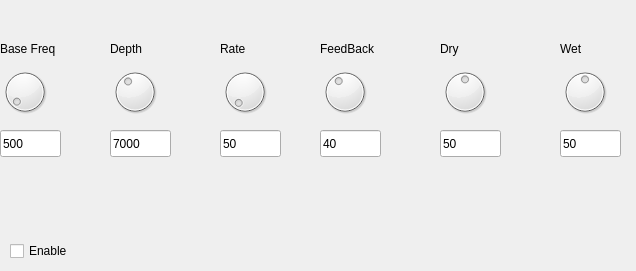
      <widget class="QWidget" name="tab_5">
       <attribute name="title">
        <string>Phaser</string>
       </attribute>
       <widget class="QCheckBox" name="checkBox_5">
        <property name="geometry">
         <rect>
          <x>10</x>
          <y>240</y>
          <width>71</width>
          <height>22</height>
         </rect>
        </property>
        <property name="text">
         <string>Enable</string>
        </property>
       </widget>
       <widget class="QDial" name="PhBaseDial">
        <property name="geometry">
         <rect>
          <x>0</x>
          <y>60</y>
          <width>50</width>
          <height>64</height>
         </rect>
        </property>
        <property name="minimum">
         <number>1</number>
        </property>
        <property name="maximum">
         <number>15000</number>
        </property>
        <property name="value">
         <number>500</number>
        </property>
       </widget>
       <widget class="QDial" name="PhDepthDial">
        <property name="geometry">
         <rect>
          <x>110</x>
          <y>60</y>
          <width>50</width>
          <height>64</height>
         </rect>
        </property>
        <property name="minimum">
         <number>1</number>
        </property>
        <property name="maximum">
         <number>18000</number>
        </property>
        <property name="value">
         <number>7000</number>
        </property>
       </widget>
       <widget class="QDial" name="PhFeedBackDial">
        <property name="geometry">
         <rect>
          <x>320</x>
          <y>60</y>
          <width>50</width>
          <height>64</height>
         </rect>
        </property>
        <property name="maximum">
         <number>100</number>
        </property>
        <property name="value">
         <number>40</number>
        </property>
       </widget>
       <widget class="QDial" name="PhDryDial">
        <property name="geometry">
         <rect>
          <x>440</x>
          <y>60</y>
          <width>50</width>
          <height>64</height>
         </rect>
        </property>
        <property name="maximum">
         <number>100</number>
        </property>
        <property name="value">
         <number>50</number>
        </property>
       </widget>
       <widget class="QDial" name="PhWetDial">
        <property name="geometry">
         <rect>
          <x>560</x>
          <y>60</y>
          <width>50</width>
          <height>64</height>
         </rect>
        </property>
        <property name="maximum">
         <number>100</number>
        </property>
        <property name="value">
         <number>50</number>
        </property>
       </widget>
       <widget class="QLabel" name="label_40">
        <property name="geometry">
         <rect>
          <x>0</x>
          <y>40</y>
          <width>71</width>
          <height>17</height>
         </rect>
        </property>
        <property name="text">
         <string>Base Freq</string>
        </property>
       </widget>
       <widget class="QLabel" name="label_41">
        <property name="geometry">
         <rect>
          <x>110</x>
          <y>40</y>
          <width>67</width>
          <height>17</height>
         </rect>
        </property>
        <property name="text">
         <string>Depth</string>
        </property>
       </widget>
       <widget class="QLabel" name="label_42">
        <property name="geometry">
         <rect>
          <x>440</x>
          <y>40</y>
          <width>67</width>
          <height>17</height>
         </rect>
        </property>
        <property name="text">
         <string>Dry</string>
        </property>
       </widget>
       <widget class="QLabel" name="label_43">
        <property name="geometry">
         <rect>
          <x>560</x>
          <y>40</y>
          <width>67</width>
          <height>17</height>
         </rect>
        </property>
        <property name="text">
         <string>Wet</string>
        </property>
       </widget>
       <widget class="QLabel" name="label_44">
        <property name="geometry">
         <rect>
          <x>320</x>
          <y>40</y>
          <width>67</width>
          <height>17</height>
         </rect>
        </property>
        <property name="text">
         <string>FeedBack</string>
        </property>
       </widget>
       <widget class="QLineEdit" name="PhBaseLE">
        <property name="geometry">
         <rect>
          <x>0</x>
          <y>130</y>
          <width>61</width>
          <height>27</height>
         </rect>
        </property>
        <property name="text">
         <string>500</string>
        </property>
       </widget>
       <widget class="QLineEdit" name="PhDepthLE">
        <property name="geometry">
         <rect>
          <x>110</x>
          <y>130</y>
          <width>61</width>
          <height>27</height>
         </rect>
        </property>
        <property name="text">
         <string>7000</string>
        </property>
       </widget>
       <widget class="QLineEdit" name="PhFeedBackLE">
        <property name="geometry">
         <rect>
          <x>320</x>
          <y>130</y>
          <width>61</width>
          <height>27</height>
         </rect>
        </property>
        <property name="text">
         <string>40</string>
        </property>
       </widget>
       <widget class="QLineEdit" name="PhDryLE">
        <property name="geometry">
         <rect>
          <x>440</x>
          <y>130</y>
          <width>61</width>
          <height>27</height>
         </rect>
        </property>
        <property name="text">
         <string>50</string>
        </property>
       </widget>
       <widget class="QLineEdit" name="PhWetLE">
        <property name="geometry">
         <rect>
          <x>560</x>
          <y>130</y>
          <width>61</width>
          <height>27</height>
         </rect>
        </property>
        <property name="text">
         <string>50</string>
        </property>
       </widget>
       <widget class="QDial" name="PhRateDial">
        <property name="geometry">
         <rect>
          <x>220</x>
          <y>60</y>
          <width>50</width>
          <height>64</height>
         </rect>
        </property>
        <property name="minimum">
         <number>1</number>
        </property>
        <property name="maximum">
         <number>20000</number>
        </property>
       </widget>
       <widget class="QLineEdit" name="PhRateLE">
        <property name="geometry">
         <rect>
          <x>220</x>
          <y>130</y>
          <width>61</width>
          <height>27</height>
         </rect>
        </property>
        <property name="text">
         <string>50</string>
        </property>
       </widget>
       <widget class="QLabel" name="label_45">
        <property name="geometry">
         <rect>
          <x>220</x>
          <y>40</y>
          <width>67</width>
          <height>17</height>
         </rect>
        </property>
        <property name="text">
         <string>Rate</string>
        </property>
       </widget>
      </widget>
